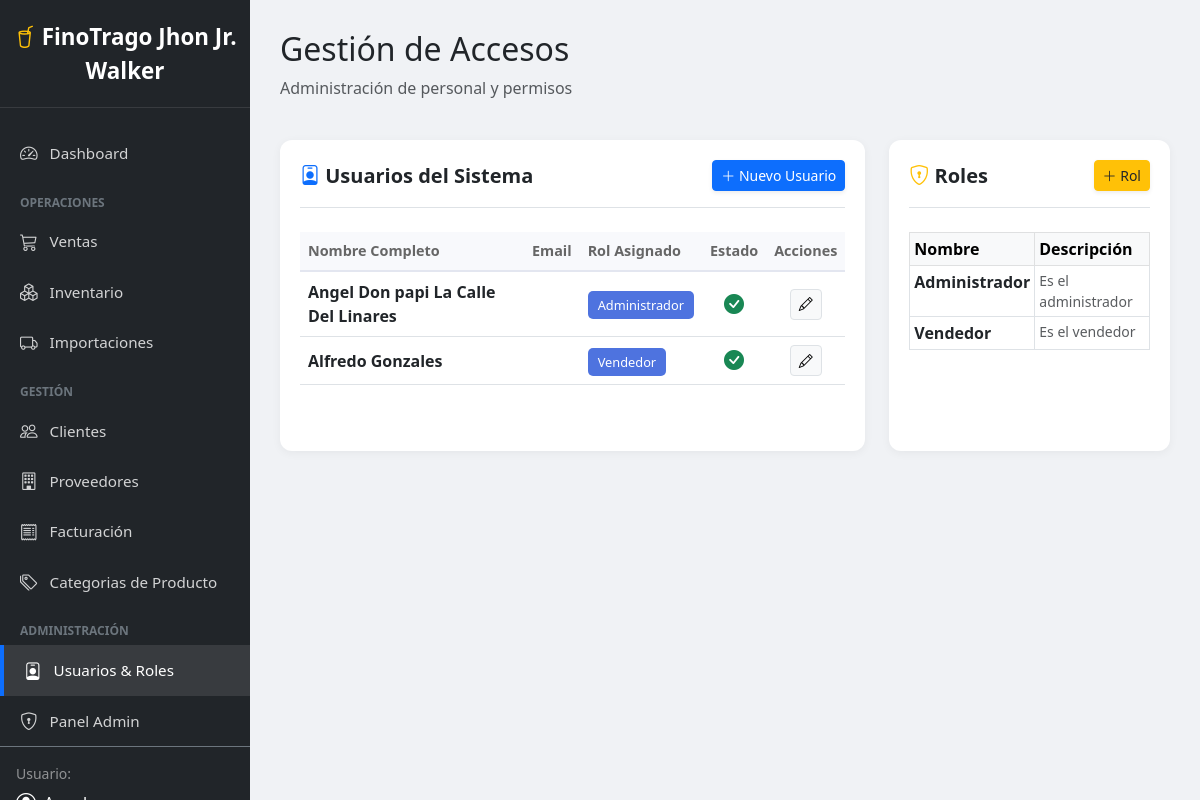
Page /usuarios/ (signed in) on the committed database.
### dashboard/models.py (models this page shows, shortened)
class Usuario(models.Model):
    user = models.OneToOneField(
        User,
        on_delete=models.CASCADE,
        related_name='perfil',
        null=True,
        blank=True
    )
    nombre = models.CharField(max_length=50)
    apellido = models.CharField(max_length=50)
    rol = models.ForeignKey(Rol, on_delete=models.SET_NULL, null=True)
    activo = models.BooleanField(default=True)
    fecha_registro = models.DateTimeField(auto_now_add=True)
    def tiene_permiso(self, permiso):
        if not self.rol:
            return False
        return self.rol.permisos.filter(nombre=permiso).exists()

class Rol(models.Model):
    nombre = models.CharField(max_length=30)
    descripcion = models.CharField(max_length=100, blank=True, null=True)
    permisos = models.ManyToManyField('Permiso', blank=True)
    class Meta:
        verbose_name_plural = "Roles"

### dashboard/decorators.py (the view)
        def wrapper(request, *args, **kwargs):
            perfil = getattr(request.user, 'perfil', None)
            if not perfil or not perfil.tiene_permiso(nombre_permiso):
                messages.error(request, "No tienes permisos para realizar esta acción.")
                return redirect('dashboard:principal')
            return view_func(request, *args, **kwargs)

### dashboard/templatetags/permisos.py (called while the page is built)
@register.filter
def tiene_permiso(usuario, permiso):
    if not usuario or not hasattr(usuario, 'perfil'):
        return False
    return usuario.perfil.tiene_permiso(permiso)

### dashboard/views.py (called while the page is built)
@login_required
@permiso_requerido('modulo_usuarios')
def lista_usuarios(request):
    usuarios = Usuario.objects.select_related('rol').all()
    roles = Rol.objects.all()
    context = {
        'datos': usuarios,
        'roles': roles
    }
    return render(request, 'dashboard/lista_usuarios.html', context)

### dashboard/templates/dashboard/lista_usuarios.html (shortened to what this page needs)
{% extends "dashboard/base.html" %}
{% block content %}
<div class="main-content">
    <div class="d-flex justify-content-between align-items-center mb-4">
        <div>
            <h2>Gestión de Accesos</h2>
            <p class="text-muted">Administración de personal y permisos</p>
        </div>
    </div>
    <div class="row">
        <div class="col-lg-8 mb-4">
            <div class="chart-card">
                <div class="d-flex justify-content-between align-items-center mb-4 border-bottom pb-3">
                    <h5 class="m-0 fw-bold text-dark"><i class="bi bi-person-badge text-primary"></i> Usuarios del Sistema</h5>
                    <a href="{% url 'dashboard:crear_usuario' %}" class="btn btn-primary btn-sm shadow-sm">
                        <i class="bi bi-plus-lg"></i> Nuevo Usuario
                    </a>
                </div>
                <div class="table-responsive">
                    <table class="table table-custom table-hover">
                        <thead>
                            <tr>
                                <th>Nombre Completo</th>
                                <th>Email</th>
                                <th>Rol Asignado</th>
                                <th class="text-center">Estado</th>
                                <th class="text-center">Acciones</th>
                            </tr>
                        </thead>
                        <tbody>
                            {% for u in datos %}
                            <tr>
                                <td>
                                    <div class="fw-bold">{{ u.nombre }} {{ u.apellido }}</div>
                                </td>
                                <td class="text-muted small">{{ u.email }}</td>
                                <td>
                                    {% if u.rol %}
                                        <span class="badge-rol">{{ u.rol.nombre }}</span>
                                    {% else %}
                                        <span class="badge bg-secondary">Sin Rol</span>
                                    {% endif %}
                                </td>
                                <td class="text-center">
                                    {% if u.activo %}
                                        <i class="bi bi-check-circle-fill text-success fs-5" title="Activo"></i>
                                    {% else %}
                                        <i class="bi bi-x-circle-fill text-danger fs-5" title="Inactivo"></i>
                                    {% endif %}
                                </td>
                                <td class="text-center">
                                    <button class="btn btn-sm btn-light border" title="Editar"><i class="bi bi-pencil"></i></button>
                                </td>
                            </tr>
                            {% empty %}
                            <tr><td colspan="5" class="text-center text-muted py-4">No hay usuarios creados.</td></tr>
                            {% endfor %}
                        </tbody>
                    </table>
                </div>
            </div>
        </div>
        <div class="col-lg-4 mb-4">
            <div class="chart-card">
                <div class="d-flex justify-content-between align-items-center mb-4 border-bottom pb-3">
                    <h5 class="m-0 fw-bold text-dark"><i class="bi bi-shield-lock text-warning"></i> Roles</h5>
                    <a href="{% url 'dashboard:crear_rol' %}" class="btn btn-warning btn-sm text-dark shadow-sm">
                        <i class="bi bi-plus-lg"></i> Rol
                    </a>
                </div>
                <div class="table-responsive">
                    <table class="table table-bordered table-sm">
                        <thead class="table-light">
                            <tr>
                                <th>Nombre</th>
                                <th>Descripción</th>
                            </tr>
                        </thead>
                        <tbody>
                            {% for r in roles %}
                            <tr>
                                <td class="fw-bold">{{ r.nombre }}</td>
                                <td class="small text-muted">{{ r.descripcion|truncatechars:20 }}</td>
                            </tr>
                            {% empty %}
                            <tr><td colspan="2" class="text-center text-muted">Sin roles.</td></tr>
                            {% endfor %}
                        </tbody>
                    </table>
                </div>
            </div>
        </div>
    </div>
</div>
{% endblock %}

### dashboard/static/styles/dashboard.css (style rules this page uses)
.main-content { margin-left: 250px; padding: 30px; background-color: #f0f2f5; min-height: 100vh; }
.chart-card { background: white; border-radius: 12px; padding: 20px; box-shadow: 0 2px 10px rgba(0,0,0,0.05); margin-bottom: 30px; }
.table-custom thead th { background-color: #f8f9fc; border-bottom: 2px solid #e3e6f0; color: #666; font-weight: 600; font-size: 0.9rem; }
.table-custom td { vertical-align: middle; }

### dashboard/templates/dashboard/base.html (style rules this page uses)
body { min-height: 100vh; overflow-x: hidden; background-color: #f8f9fa; }

### dashboard/templates/dashboard/lista_usuarios.html (style rules this page uses)
.main-content { margin-left: 250px; padding: 30px; background-color: #f0f2f5; min-height: 100vh; }
.chart-card { background: white; border-radius: 12px; padding: 20px; box-shadow: 0 2px 10px rgba(0,0,0,0.05); height: 100%; }
.table-custom thead th { background-color: #f8f9fc; color: #666; font-weight: 600; border-bottom: 2px solid #e3e6f0; }
.badge-rol { background-color: #4e73df; color: white; padding: 5px 10px; border-radius: 5px; font-size: 0.8rem; }

### rows in the picture
Usuario: nombre "Angel Don papi", apellido "La Calle Del Linares", rol.nombre "Administrador", activo True (drawn)
Usuario: nombre "Alfredo", apellido "Gonzales", rol.nombre "Vendedor", activo True (drawn)
Rol: nombre "Administrador", descripcion "Es el administrador"
Rol: nombre "Vendedor", descripcion "Es el vendedor"
